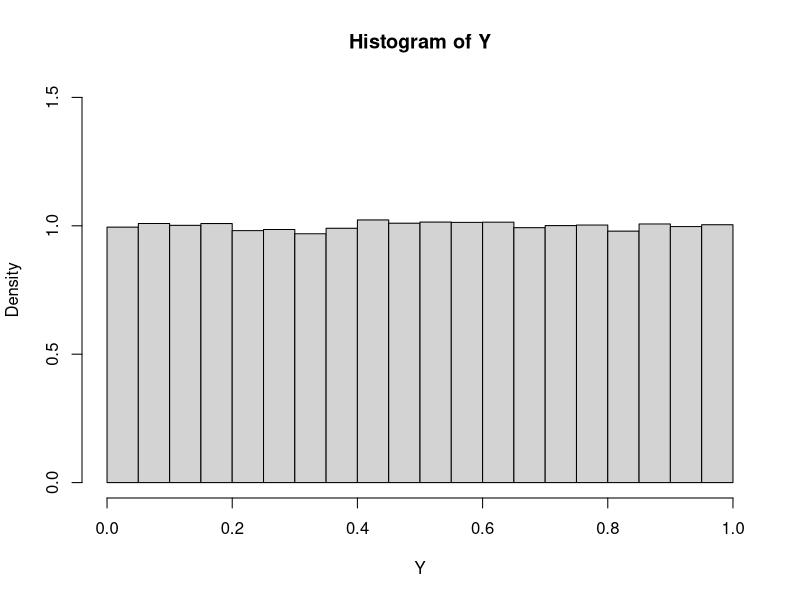
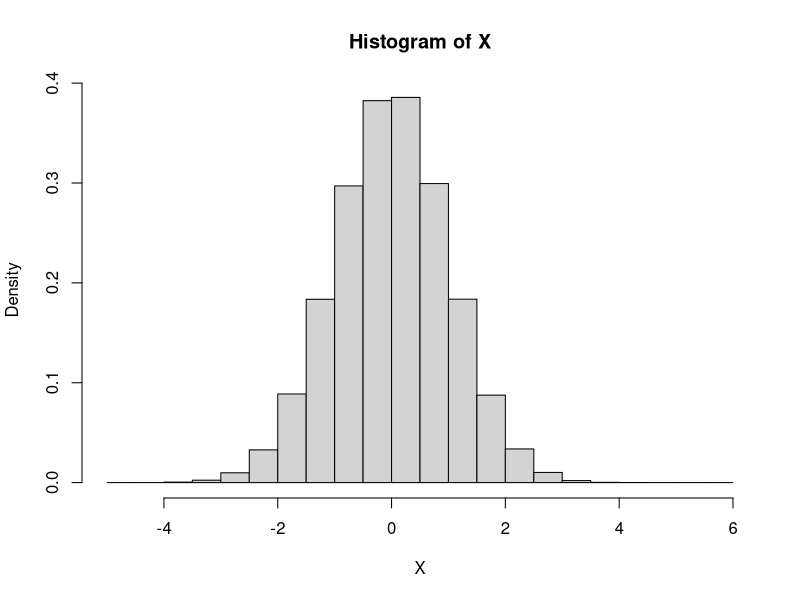
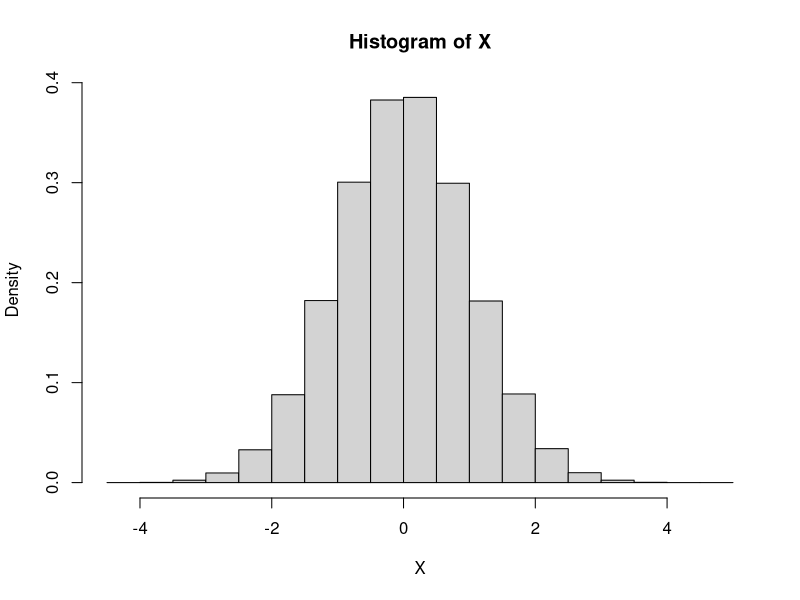
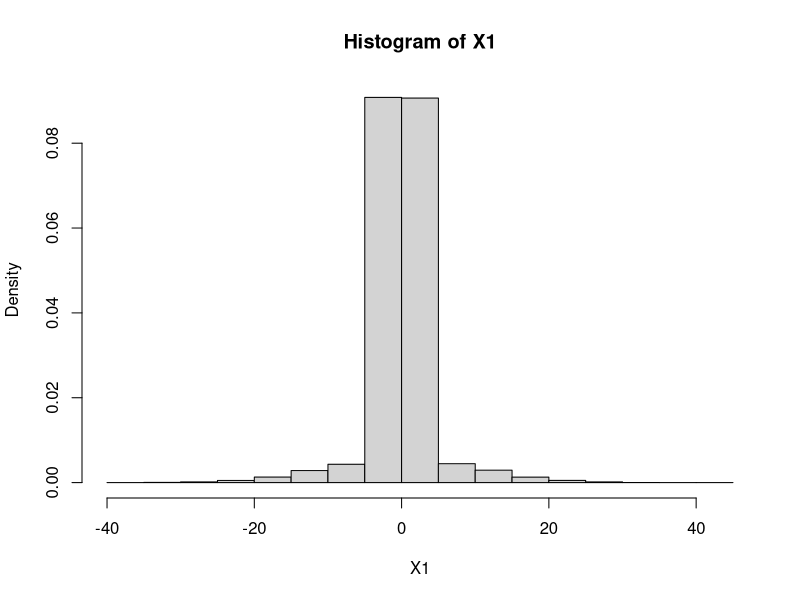
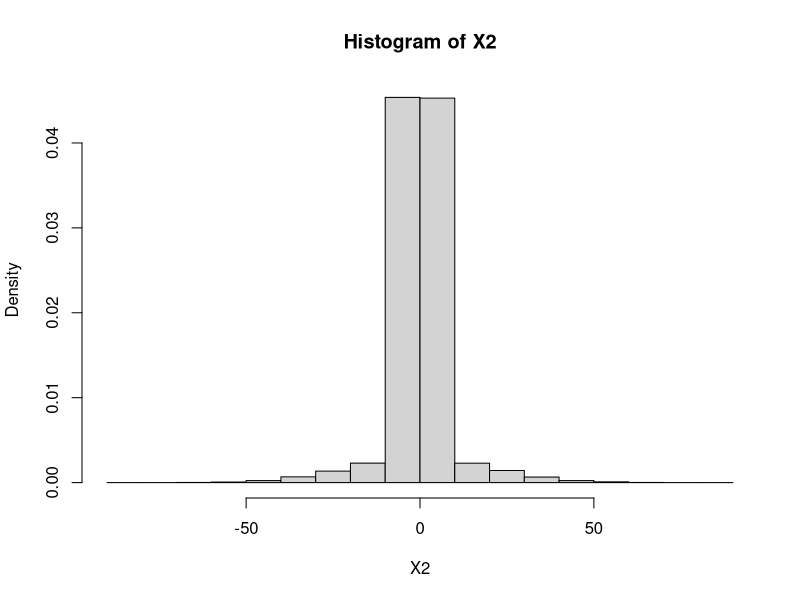
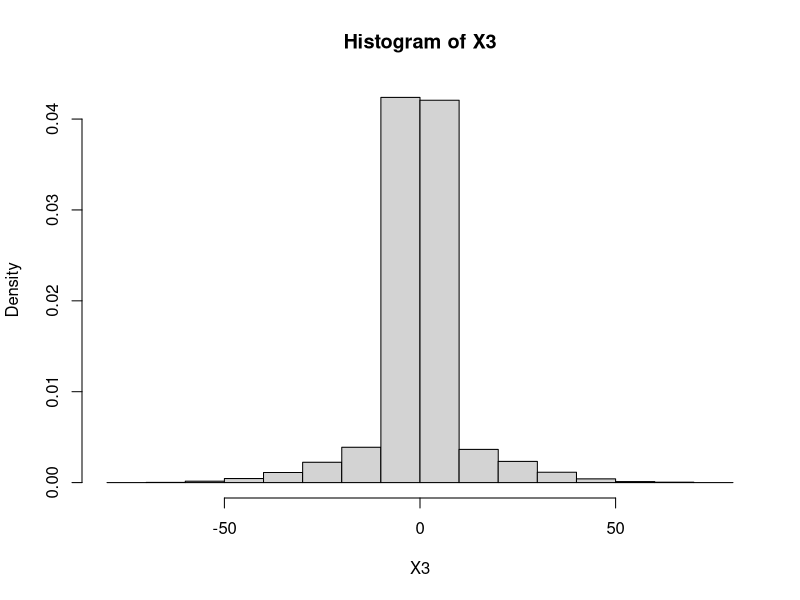
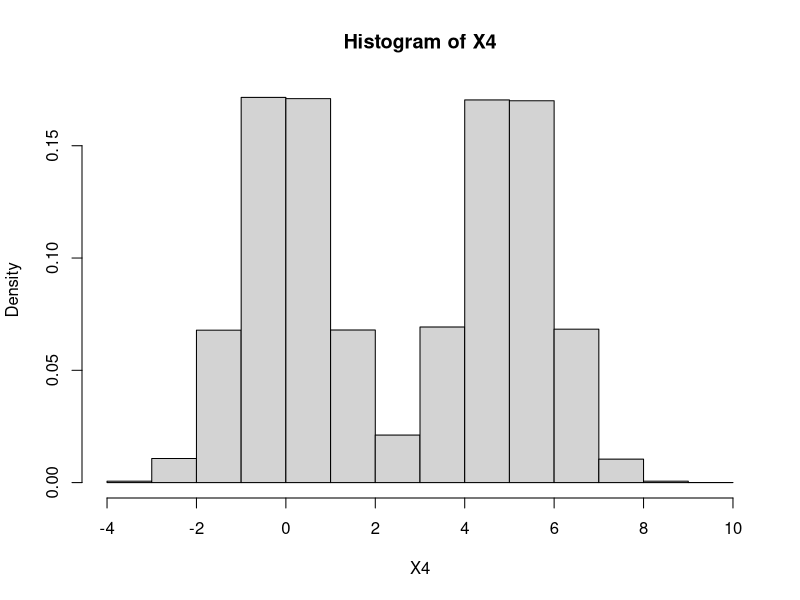
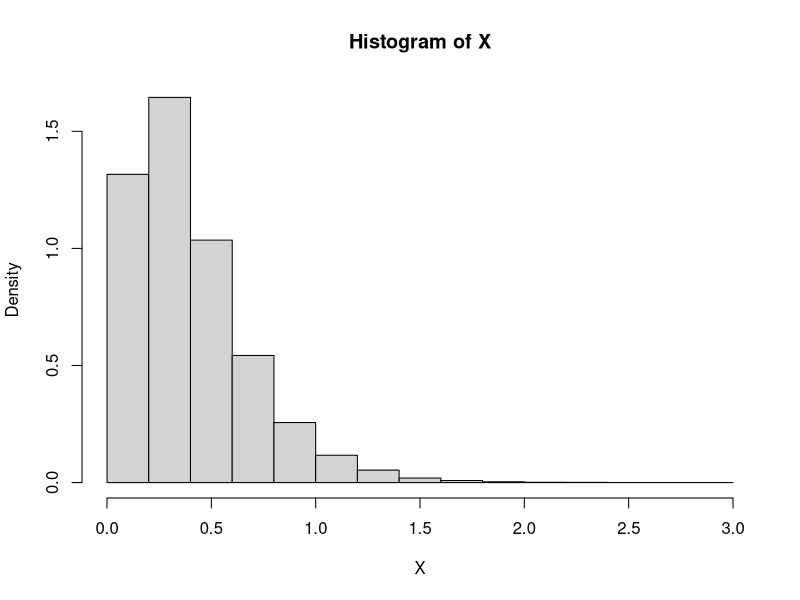

Reproduce these figures in R, in order.
######################################################################################
					#Probability Integral Transform
######################################################################################
# Set a seed to make this process repeatable
set.seed(12345) 

# Set the number of simulations
n <- 100000

# Simulate data from a standard normal distribution
X <- rnorm(n)

# Find out the coresponding quantiles
Y <- pnorm(X)

# Use histogram to graph the distribution
hist(Y, freq = F, ylim = c(0, 1.5))

######################################################################################
					#Normal distribution
######################################################################################
# 1. Direct
# Set a seed to make this process repeatable
set.seed(12345) 

# Set the number of simulations
n <- 100000

# Simulate data from a standard normal distribution
X <- rnorm(n)

# Use histogram to graph the distribution
hist(X, freq = F)

# 2. Indirect
# Set a seed to make this process repeatable
set.seed(12345) 

# Set the number of simulations
n <- 100000

# Simulate data from Uniform(0,1)
Y <- runif(n)

# By PIT, get a sample from a standard normal distribution
X <- qnorm(Y)

# Use histogram to graph the distribution
hist(X, freq = F)
######################################################################################
					#Contaminated Normal distribution
######################################################################################
# Set a seed to make this process repeatable
set.seed(12345) 

# Set the number of simulations
n <- 100000

# Build a function to simulate the "jumping" process
rctnorm <- function(n, eps = 0.5, mu = c(0, 0), 
sigma = c(1, 1)) {

# Define the "jumping" process
jump <- sample(c(1, 2), prob = c(1 - eps, eps), 
size = n, replace = TRUE)
# Simulate data with "jumps"
rnorm(n, mean = mu[jump], sd = sigma[jump])

}

# 3.4.26 part b, eps = 0.15, mu1 = mu2 = 0, 
# sigma1 = 1, sigma2 = sigma.c = 10
X1 <- rctnorm(n, 0.15, mu = c(0, 0), sigma = c(1, 10))
# Use histogram to graph the distribution
hist(X1, freq = F)

# 3.4.26 part b, eps = 0.15, mu1 = mu2 = 0, 
# sigma1 = 1, sigma2 = sigma.c = 20
X2 <- rctnorm(n, 0.15, mu = c(0, 0), sigma = c(1, 20))
# Use histogram to graph the distribution
hist(X2, freq = F)

# 3.4.26 part b, eps = 0.25, mu1 = mu2 = 0, 
# sigma1 = 1, sigma2 = sigma.c = 20
X3 <- rctnorm(n, 0.25, mu = c(0, 0), sigma = c(1, 20))
# Use histogram to graph the distribution
hist(X3, freq = F)

# An example when we have 2 normal distribution 
# with different locations. eps = 0.5, mu1 = 0, 
# mu2 = 2, sigma1 = sigma2 = 1
X4 <- rctnorm(n, 0.5, mu = c(0, 5), sigma = c(1, 1)) 
hist(X4, freq = F)

######################################################################################
					#gamma distribution
######################################################################################
# Set a seed to make this process repeatable
set.seed(12345) 

# Set the number of simulations
n <- 100000

# Simulate data from gamma with alpha = 2 and beta = 5
X <- rgamma(n, 2, 5)

# Use histogram to graph the distribution
hist(X, freq = F)